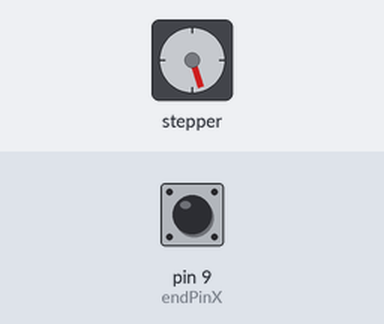
Recording of a sketch running on a simulated Arduino Uno, built with avr-gcc and run on an emulated ATmega328P. Parts: stepper motor. Wiring (inferred from the names in the program): stepper motor driver (200 steps per turn assumed): step pin 2; direction pin 5; enable pin 8. The inputs (shaded band) are chosen by the test bench; at power-on: pin 9 (endPinX) HIGH. What the sketch prints to the serial monitor is not drawn.

Above: at 1.2 s.
1.3 s: pin 9 (endPinX) pulled LOW for 0.15 s
At 1.65 s:
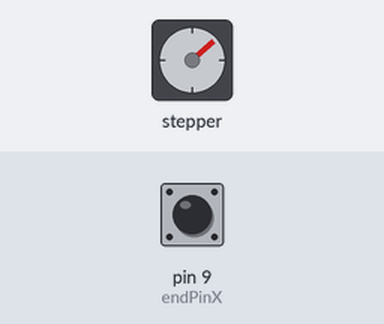
4.3 s: pin 9 (endPinX) pulled LOW for 1 s
At 4.65 s:
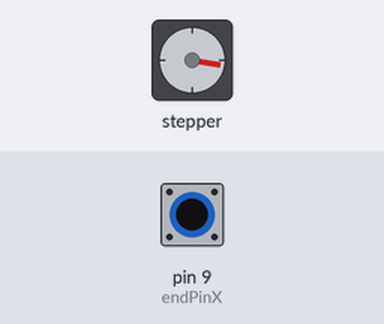
Timing chart, 0 to 19.3 s (numbered marks = the images above; inputs shaded):
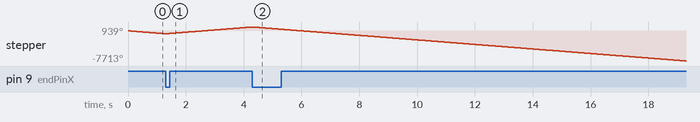

The sketch:

Endtop_sw_stepper.ino
```cpp
// Run a A4998 Stepstick from an Arduino UNO.
int en = 8 ;
int dirPinX = 5 ;
int stepPinX = 2 ;
int endPinX = 9;
bool dirX = LOW;
int lastEndX = 1;

void setup()
{
  Serial.begin(9600);
  pinMode(en,OUTPUT); // Enable
  pinMode(stepPinX,OUTPUT); // Step
  pinMode(dirPinX,OUTPUT); // Dir
  pinMode(endPinX,INPUT_PULLUP);
  digitalWrite(en,LOW); // Set Enable low
  digitalWrite(dirPinX,dirX);
}

void loop() {
  Serial.println(digitalRead(endPinX));

  if (digitalRead(endPinX)!= lastEndX){
    if(digitalRead(endPinX)==0){
       lastEndX = 0;
       dirX = !dirX;
       digitalWrite(dirPinX,dirX);
    } else {
      lastEndX = 1;
    }
  }
    digitalWrite(stepPinX,HIGH);
    delay(1);
    digitalWrite(stepPinX,LOW);
    delay(1);
}
```
